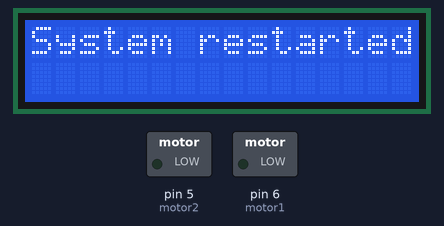
A sketch run on a simulated Arduino Uno, built with avr-gcc and run on an emulated ATmega328P. Shown: 16×2 character LCD, switched loads named in the sketch (green lamp = pin HIGH).

Above: at 0.1 s.
At 2.1 s:
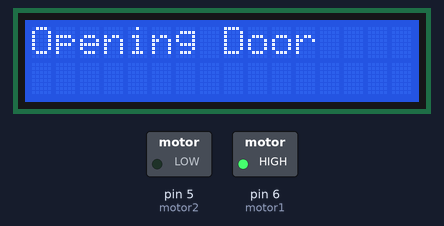
At 7.1 s:
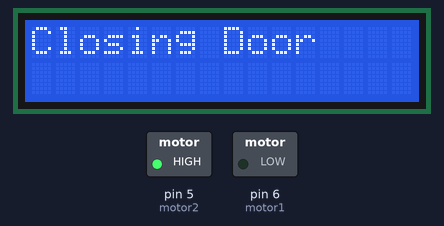
Timing chart, 0 to 129.1 s (numbered marks = the images above):
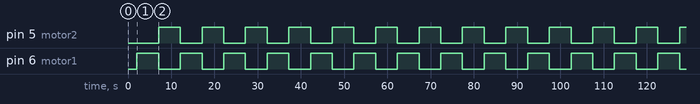

The sketch:

motor.ino
```cpp
#include <LiquidCrystal.h>
int motor1 = 6;
int motor2 = 5;
LiquidCrystal lcd(A0, A1, A2, A3, A4, A5);
void setup() {
  lcd.begin(16, 2);
  pinMode(motor1,OUTPUT);
  pinMode(motor2,OUTPUT);
  lcd.clear();
  lcd.setCursor(0, 0);
  lcd.print("System restarted");
  delay(2000);
}

void loop() {
  opendoor();
  opendoor();
  opendoor();
  opendoor();
  opendoor();
  closedoor();
  closedoor();
  closedoor();
  closedoor();
  closedoor();
}

void opendoor()
{
  lcd.clear();
  lcd.setCursor(0, 0);
  lcd.print("Opening Door");
  digitalWrite(motor1,HIGH);
  digitalWrite(motor2,LOW);
  delay(1000);
}

void closedoor()
{
  lcd.clear();
  lcd.setCursor(0, 0);
  lcd.print("Closing Door");
  digitalWrite(motor1,LOW);
  digitalWrite(motor2,HIGH);
  delay(1000);
}
```

Measured:
- by itself, pin 5 (motor2), pin 6 (motor1): alternates HIGH for 5.0 s and LOW for 5.0 s
- what the display in image 1 shows lasts 5.0 s, from 2.1 s to 7.1 s
